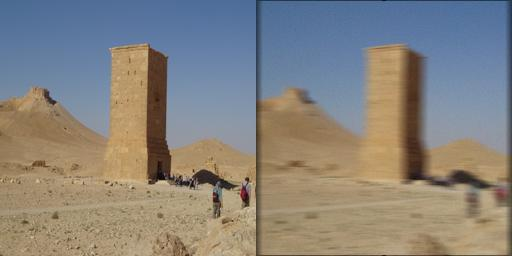
#> input picture model/data/small/test/1005.jpg, 512 x 256 px
$ python -i random_blur.py   (imports and definitions only)
#> lines starting #> are read from the running program, lines starting #| are printed output that depends on the picture; after the words box and inside, x2 and y2 are one past the last pixel; in counts of white or black regions, pixels touching at a corner belong together
import cv2
import os
import numpy as np
import random
from tqdm import tqdm


def random_kernel_size(image_width):
    # max blur is 12.5% of image width
    max_size = np.ceil(0.25 * image_width)
    size = int(max_size * random.uniform(0.3, 1.0))
    # nearest odd number
    size = size - 1 if size % 2 is 0 else size
    return size


def rotate_bound(image, angle, original_dims=None, border=cv2.BORDER_REPLICATE):
    # grab the dimensions of the image and then determine the
    # center
    (h, w) = image.shape[:2]
    (cX, cY) = (w // 2, h // 2)

    # grab the rotation matrix (applying the negative of the
    # angle to rotate clockwise), then grab the sine and cosine
    # (i.e., the rotation components of the matrix)
    M = cv2.getRotationMatrix2D((cX, cY), -angle, 1.0)
    cos = np.abs(M[0, 0])
    sin = np.abs(M[0, 1])

    # if original_dims is set, crop to original size
    if not original_dims:
        # compute the new bounding dimensions of the image
        nW = int((h * sin) + (w * cos))
        nH = int((h * cos) + (w * sin))
        # adjust the rotation matrix to take into account translation
        M[0, 2] += (nW / 2) - cX
        M[1, 2] += (nH / 2) - cY
        # perform rotation
        return cv2.warpAffine(image, M, (nW, nH), borderMode=border)
    else:
        # translate image to top-left and then rotate back
        M[0, 2] -= (w - original_dims[0]) / 2
        M[1, 2] -= (h - original_dims[1]) / 2
        return cv2.warpAffine(image, M, original_dims)


def motion_blur(img):
    # Randomise size of matrix for motion blur
    height, width = img.shape[:2]
    size = random_kernel_size(width)

    # random angle between -180 and 180
    angle = random.uniform(-180, 180)
    # rotate image by random angle
    img = rotate_bound(img, angle)

    kernel_motion_blur = np.zeros((size, size))
    kernel_motion_blur[int(size/2), int(size/2):] = np.ones(int((size+1)/2))
    kernel_motion_blur = kernel_motion_blur / int((size+1)/2)
    # perform motion blur
    output_img = cv2.filter2D(img, -1, kernel_motion_blur, borderType=cv2.BORDER_REPLICATE)
    # unrotate image, cropping to original dimensions
    return rotate_bound(output_img, -angle, (width, height))


def gaussian_blur(img):
    image_width = img.shape[:2][1]
    # max gaussian kernel is 19x19, which is 9.5% of the largest image width
    max_size = np.ceil(0.095 * image_width)
    size = int(max_size * random.uniform(0.3, 1.0))
    # nearest odd number
    size = size - 1 if size % 2 is 0 else size
    return cv2.GaussianBlur(img, (size, size), 0, 0)


def add_noise(img):
    row, col, ch = img.shape
    mean = 0
    variance = random.uniform(20, 75)
    sigma = variance**0.5
    gauss = np.random.normal(mean, sigma, (row, col, ch))
    gauss = gauss.reshape(row, col, ch)
    return img + gauss


def random_rotate(img):
    angle = random.uniform(-15, 15)
    return rotate_bound(img, angle, border=0)

# [36 lines not run here, left out]

>>> import cv2
>>> picture = cv2.imread('../../../data/small/test/1005.jpg')
#> picture is the input picture: shape (256, 512, 3); mean B, G, R 126.1, 131.5, 135.3
>>> result = motion_blur(picture)
#> in rotate_bound, `return cv2.warpAffine(image, M, (nW, nH), borderMode=border)`:
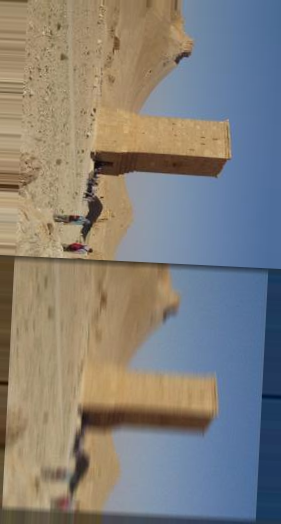
#> returned value: shape (524, 281, 3); mean of channels 0, 1, 2 123, 127.8, 131; drawn as B, G, R
#> in motion_blur, `kernel_motion_blur[int(size/2), int(size/2):] = np.ones(int((size+1)/2))`:
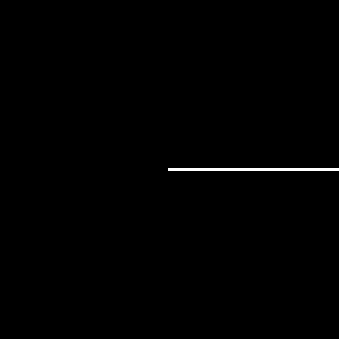
#> kernel_motion_blur: shape (113, 113) float64 (shown 3 times larger); values 0 (black) and 1 (white), 0.45% white in thin lines or dots, all inside (x1, y1, x2, y2) = (56, 56, 113, 57)
#> in motion_blur, `output_img = cv2.filter2D(img, -1, kernel_motion_blur, borderType=cv2...`:
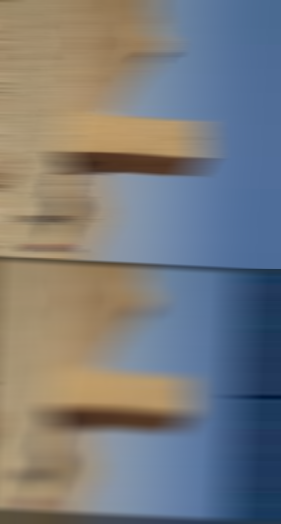
#> output_img: shape (524, 281, 3); mean of channels 0, 1, 2 124.9, 122.8, 121.2; drawn as B, G, R
#> call 2 of rotate_bound, with angle = -92.86, original_dims = (512, 256), border = 1
#> in rotate_bound (call 2), `return cv2.warpAffine(image, M, original_dims)`:
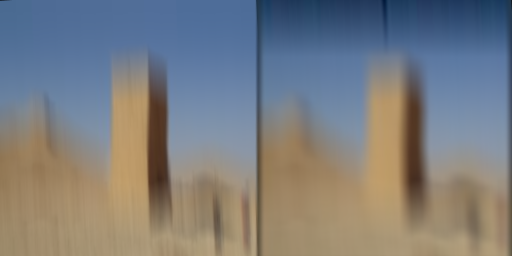
#> returned value: shape (256, 512, 3); mean of channels 0, 1, 2 127.1, 125, 123.7; drawn as B, G, R

$ run again, on model/data/small/train/107.jpg
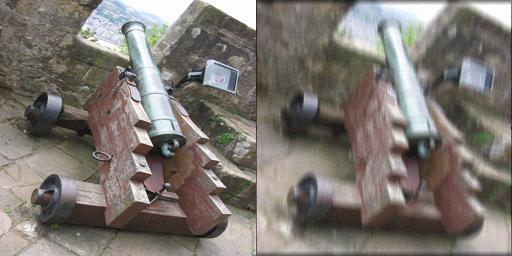
#> input picture model/data/small/train/107.jpg, 512 x 256 px
#> picture is the input picture: shape (256, 512, 3); mean B, G, R 113.1, 118.7, 124.5
#> kernel_motion_blur: shape (113, 113) float64; values 0 (black) and 1 (white), 0.45% white in thin lines or dots, all inside (x1, y1, x2, y2) = (56, 56, 113, 57)
#> in motion_blur, `output_img = cv2.filter2D(img, -1, kernel_motion_blur, borderType=cv2...`:
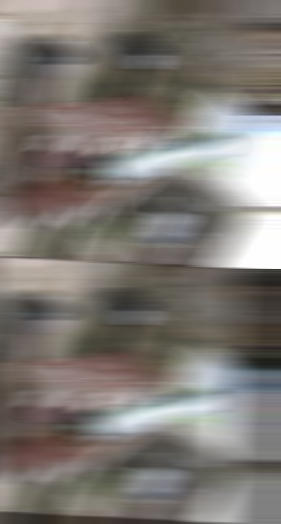
#> output_img: shape (524, 281, 3); mean of channels 0, 1, 2 115.5, 120.6, 125.7; drawn as B, G, R
#> in rotate_bound (call 2), `return cv2.warpAffine(image, M, original_dims)`:
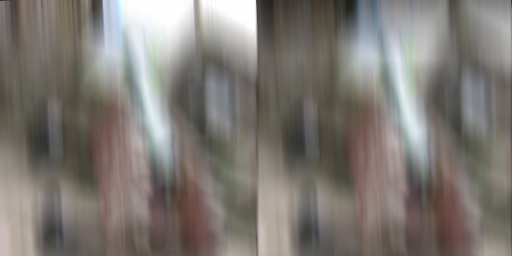
#> returned value: shape (256, 512, 3); mean of channels 0, 1, 2 115.9, 121, 126.2; drawn as B, G, R

$ run again, on model/data/test/1.jpeg
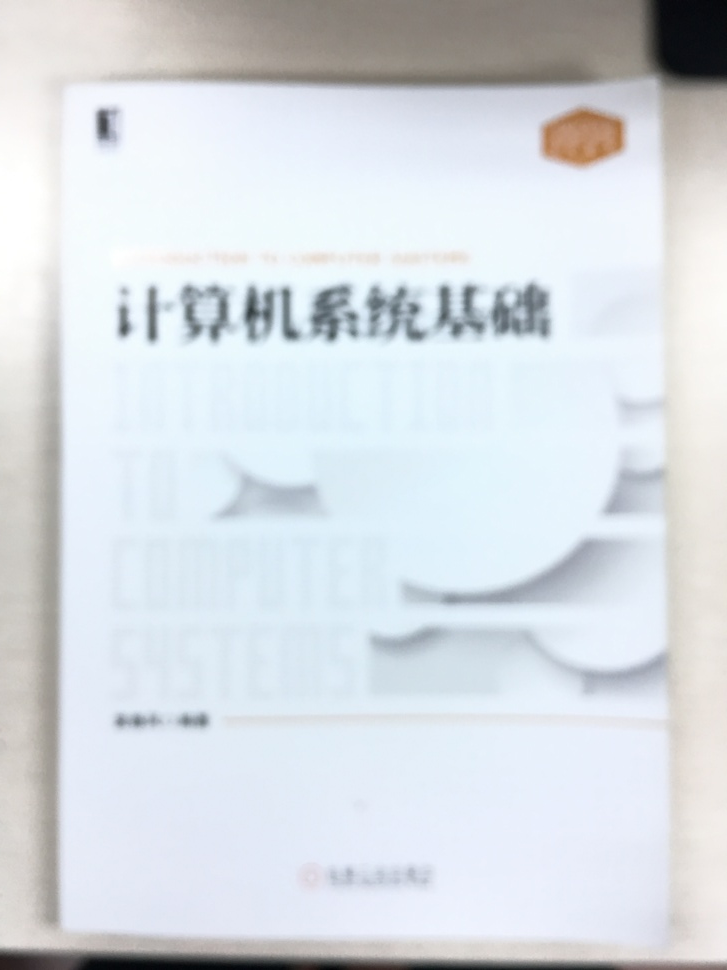
#> input picture model/data/test/1.jpeg, 727 x 970 px, shrunk from 3024 x 4032 before the run
#> picture is the input picture: shape (970, 727, 3); mean B, G, R 225.7, 220.3, 214.9
#> kernel_motion_blur: shape (161, 161) float64; values 0 (black) and 1 (white), 0.31% white in thin lines or dots, all inside (x1, y1, x2, y2) = (80, 80, 161, 81)
#> in motion_blur, `output_img = cv2.filter2D(img, -1, kernel_motion_blur, borderType=cv2...`:
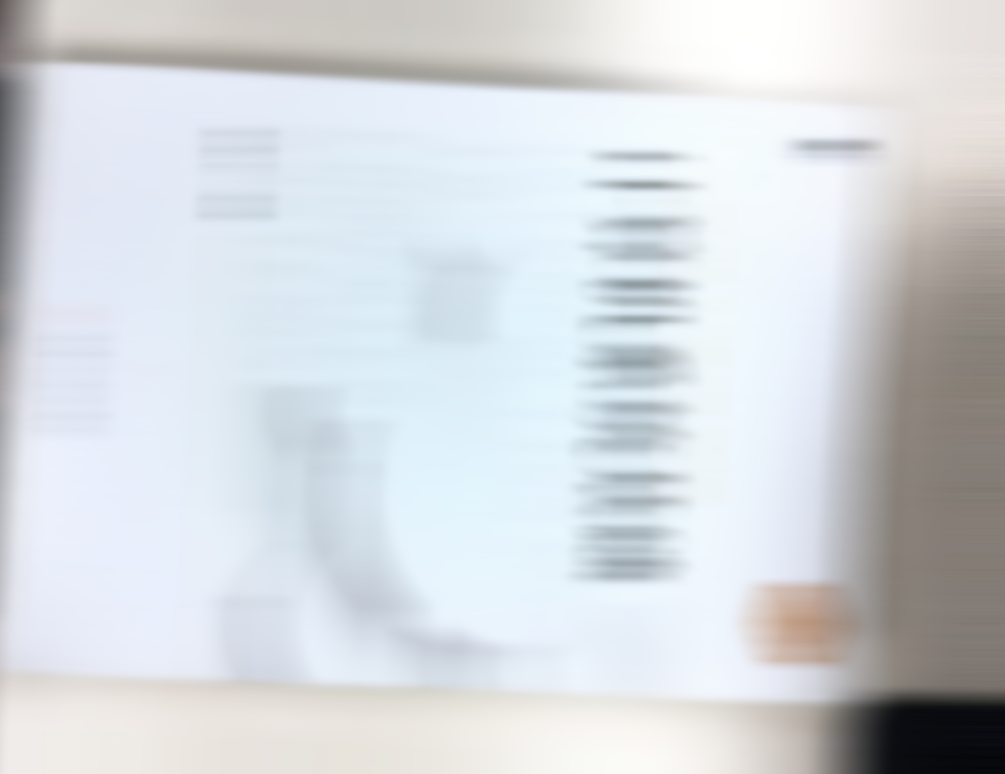
#> output_img: shape (774, 1005, 3); mean of channels 0, 1, 2 221, 216.7, 212.2; drawn as B, G, R
#> in rotate_bound (call 2), `return cv2.warpAffine(image, M, original_dims)`:
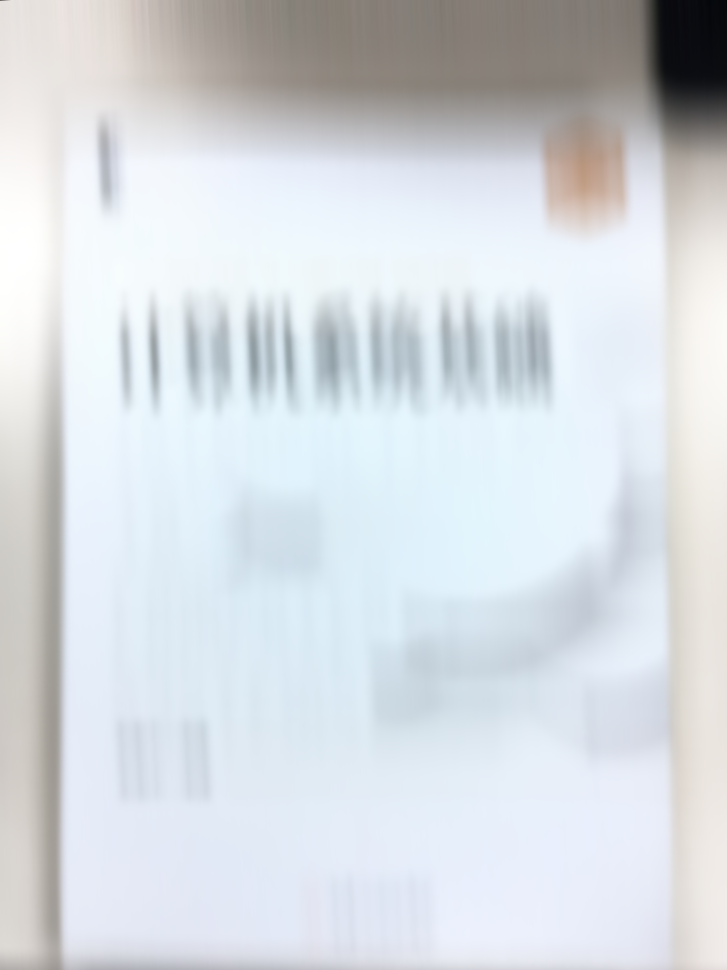
#> returned value: shape (970, 727, 3); mean of channels 0, 1, 2 223.9, 218.9, 213.6; drawn as B, G, R
